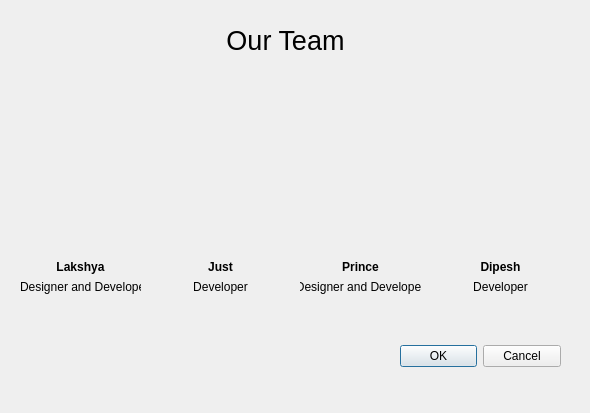
<?xml version="1.0" encoding="UTF-8"?>
<ui version="4.0">
 <class>Developers</class>
 <widget class="QDialog" name="Developers">
  <property name="geometry">
   <rect>
    <x>0</x>
    <y>0</y>
    <width>590</width>
    <height>413</height>
   </rect>
  </property>
  <property name="windowTitle">
   <string>Dialog</string>
  </property>
  <widget class="QDialogButtonBox" name="buttonBox">
   <property name="geometry">
    <rect>
     <x>400</x>
     <y>340</y>
     <width>161</width>
     <height>32</height>
    </rect>
   </property>
   <property name="orientation">
    <enum>Qt::Horizontal</enum>
   </property>
   <property name="standardButtons">
    <set>QDialogButtonBox::Cancel|QDialogButtonBox::Ok</set>
   </property>
  </widget>
  <widget class="QLabel" name="label_pic_1">
   <property name="geometry">
    <rect>
     <x>20</x>
     <y>90</y>
     <width>121</width>
     <height>151</height>
    </rect>
   </property>
   <property name="autoFillBackground">
    <bool>false</bool>
   </property>
   <property name="styleSheet">
    <string notr="true"/>
   </property>
   <property name="text">
    <string/>
   </property>
   <property name="scaledContents">
    <bool>false</bool>
   </property>
  </widget>
  <widget class="QLabel" name="label_pic_2">
   <property name="geometry">
    <rect>
     <x>170</x>
     <y>90</y>
     <width>121</width>
     <height>151</height>
    </rect>
   </property>
   <property name="text">
    <string/>
   </property>
  </widget>
  <widget class="QLabel" name="label_pic_3">
   <property name="geometry">
    <rect>
     <x>300</x>
     <y>90</y>
     <width>121</width>
     <height>151</height>
    </rect>
   </property>
   <property name="text">
    <string/>
   </property>
  </widget>
  <widget class="QLabel" name="label_pic_4">
   <property name="geometry">
    <rect>
     <x>440</x>
     <y>90</y>
     <width>121</width>
     <height>151</height>
    </rect>
   </property>
   <property name="text">
    <string/>
   </property>
  </widget>
  <widget class="QWidget" name="layoutWidget">
   <property name="geometry">
    <rect>
     <x>20</x>
     <y>260</y>
     <width>121</width>
     <height>34</height>
    </rect>
   </property>
   <layout class="QVBoxLayout" name="verticalLayout">
    <item>
     <widget class="QLabel" name="label">
      <property name="styleSheet">
       <string notr="true">font-weight:bold;</string>
      </property>
      <property name="text">
       <string>Lakshya</string>
      </property>
      <property name="alignment">
       <set>Qt::AlignCenter</set>
      </property>
     </widget>
    </item>
    <item>
     <widget class="QLabel" name="label_5">
      <property name="text">
       <string>Designer and Developer</string>
      </property>
     </widget>
    </item>
   </layout>
  </widget>
  <widget class="QWidget" name="layoutWidget">
   <property name="geometry">
    <rect>
     <x>160</x>
     <y>260</y>
     <width>121</width>
     <height>34</height>
    </rect>
   </property>
   <layout class="QVBoxLayout" name="verticalLayout_2">
    <item>
     <widget class="QLabel" name="label_2">
      <property name="styleSheet">
       <string notr="true">font-weight:bold;

</string>
      </property>
      <property name="text">
       <string>Just</string>
      </property>
      <property name="alignment">
       <set>Qt::AlignCenter</set>
      </property>
     </widget>
    </item>
    <item>
     <widget class="QLabel" name="label_11">
      <property name="text">
       <string>Developer</string>
      </property>
      <property name="alignment">
       <set>Qt::AlignCenter</set>
      </property>
     </widget>
    </item>
   </layout>
  </widget>
  <widget class="QWidget" name="layoutWidget">
   <property name="geometry">
    <rect>
     <x>300</x>
     <y>260</y>
     <width>121</width>
     <height>34</height>
    </rect>
   </property>
   <layout class="QVBoxLayout" name="verticalLayout_3">
    <item>
     <widget class="QLabel" name="label_3">
      <property name="styleSheet">
       <string notr="true">font-weight:bold;</string>
      </property>
      <property name="text">
       <string>Prince</string>
      </property>
      <property name="alignment">
       <set>Qt::AlignCenter</set>
      </property>
     </widget>
    </item>
    <item>
     <widget class="QLabel" name="label_9">
      <property name="text">
       <string>Designer and Developer</string>
      </property>
      <property name="alignment">
       <set>Qt::AlignCenter</set>
      </property>
     </widget>
    </item>
   </layout>
  </widget>
  <widget class="QWidget" name="layoutWidget">
   <property name="geometry">
    <rect>
     <x>440</x>
     <y>260</y>
     <width>121</width>
     <height>34</height>
    </rect>
   </property>
   <layout class="QVBoxLayout" name="verticalLayout_4">
    <item>
     <widget class="QLabel" name="label_4">
      <property name="styleSheet">
       <string notr="true">font-weight:bold;</string>
      </property>
      <property name="text">
       <string>Dipesh</string>
      </property>
      <property name="alignment">
       <set>Qt::AlignCenter</set>
      </property>
     </widget>
    </item>
    <item>
     <widget class="QLabel" name="label_10">
      <property name="text">
       <string>Developer</string>
      </property>
      <property name="alignment">
       <set>Qt::AlignCenter</set>
      </property>
     </widget>
    </item>
   </layout>
  </widget>
  <widget class="QLabel" name="label_6">
   <property name="geometry">
    <rect>
     <x>20</x>
     <y>30</y>
     <width>531</width>
     <height>21</height>
    </rect>
   </property>
   <property name="font">
    <font>
     <pointsize>20</pointsize>
    </font>
   </property>
   <property name="text">
    <string>Our Team</string>
   </property>
   <property name="alignment">
    <set>Qt::AlignCenter</set>
   </property>
  </widget>
 </widget>
 <resources/>
 <connections>
  <connection>
   <sender>buttonBox</sender>
   <signal>accepted()</signal>
   <receiver>Developers</receiver>
   <slot>accept()</slot>
   <hints>
    <hint type="sourcelabel">
     <x>248</x>
     <y>254</y>
    </hint>
    <hint type="destinationlabel">
     <x>157</x>
     <y>274</y>
    </hint>
   </hints>
  </connection>
  <connection>
   <sender>buttonBox</sender>
   <signal>rejected()</signal>
   <receiver>Developers</receiver>
   <slot>reject()</slot>
   <hints>
    <hint type="sourcelabel">
     <x>316</x>
     <y>260</y>
    </hint>
    <hint type="destinationlabel">
     <x>286</x>
     <y>274</y>
    </hint>
   </hints>
  </connection>
 </connections>
</ui>
